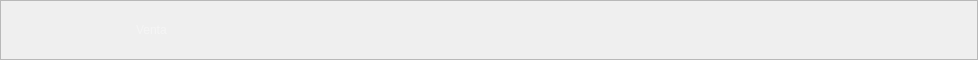
                  <widget class="QFrame" name="frame_8">
                   <property name="minimumSize">
                    <size>
                     <width>0</width>
                     <height>60</height>
                    </size>
                   </property>
                   <property name="maximumSize">
                    <size>
                     <width>16777215</width>
                     <height>60</height>
                    </size>
                   </property>
                   <property name="frameShape">
                    <enum>QFrame::StyledPanel</enum>
                   </property>
                   <property name="frameShadow">
                    <enum>QFrame::Raised</enum>
                   </property>
                   <layout class="QHBoxLayout" name="horizontalLayout_6">
                    <property name="spacing">
                     <number>20</number>
                    </property>
                    <property name="leftMargin">
                     <number>15</number>
                    </property>
                    <property name="topMargin">
                     <number>0</number>
                    </property>
                    <property name="rightMargin">
                     <number>15</number>
                    </property>
                    <property name="bottomMargin">
                     <number>0</number>
                    </property>
                    <item>
                     <widget class="QLabel" name="label_138">
                      <property name="minimumSize">
                       <size>
                        <width>100</width>
                        <height>100</height>
                       </size>
                      </property>
                      <property name="styleSheet">
                       <string notr="true">image: url(:/menu/adorno.png);</string>
                      </property>
                      <property name="text">
                       <string/>
                      </property>
                     </widget>
                    </item>
                    <item>
                     <widget class="QLabel" name="label_Bienvenida_3">
                      <property name="styleSheet">
                       <string notr="true">font: 87 32pt &quot;Helvetica Black&quot;;
	color: whitesmoke;</string>
                      </property>
                      <property name="text">
                       <string>Venta</string>
                      </property>
                     </widget>
                    </item>
                    <item>
                     <spacer name="horizontalSpacer_7">
                      <property name="orientation">
                       <enum>Qt::Horizontal</enum>
                      </property>
                      <property name="sizeHint" stdset="0">
                       <size>
                        <width>715</width>
                        <height>20</height>
                       </size>
                      </property>
                     </spacer>
                    </item>
                    <item>
                     <widget class="QLabel" name="label_5">
                      <property name="minimumSize">
                       <size>
                        <width>60</width>
                        <height>60</height>
                       </size>
                      </property>
                      <property name="styleSheet">
                       <string notr="true">image: url(:/logos/logo.png);</string>
                      </property>
                      <property name="text">
                       <string/>
                      </property>
                     </widget>
                    </item>
                   </layout>
                  </widget>
